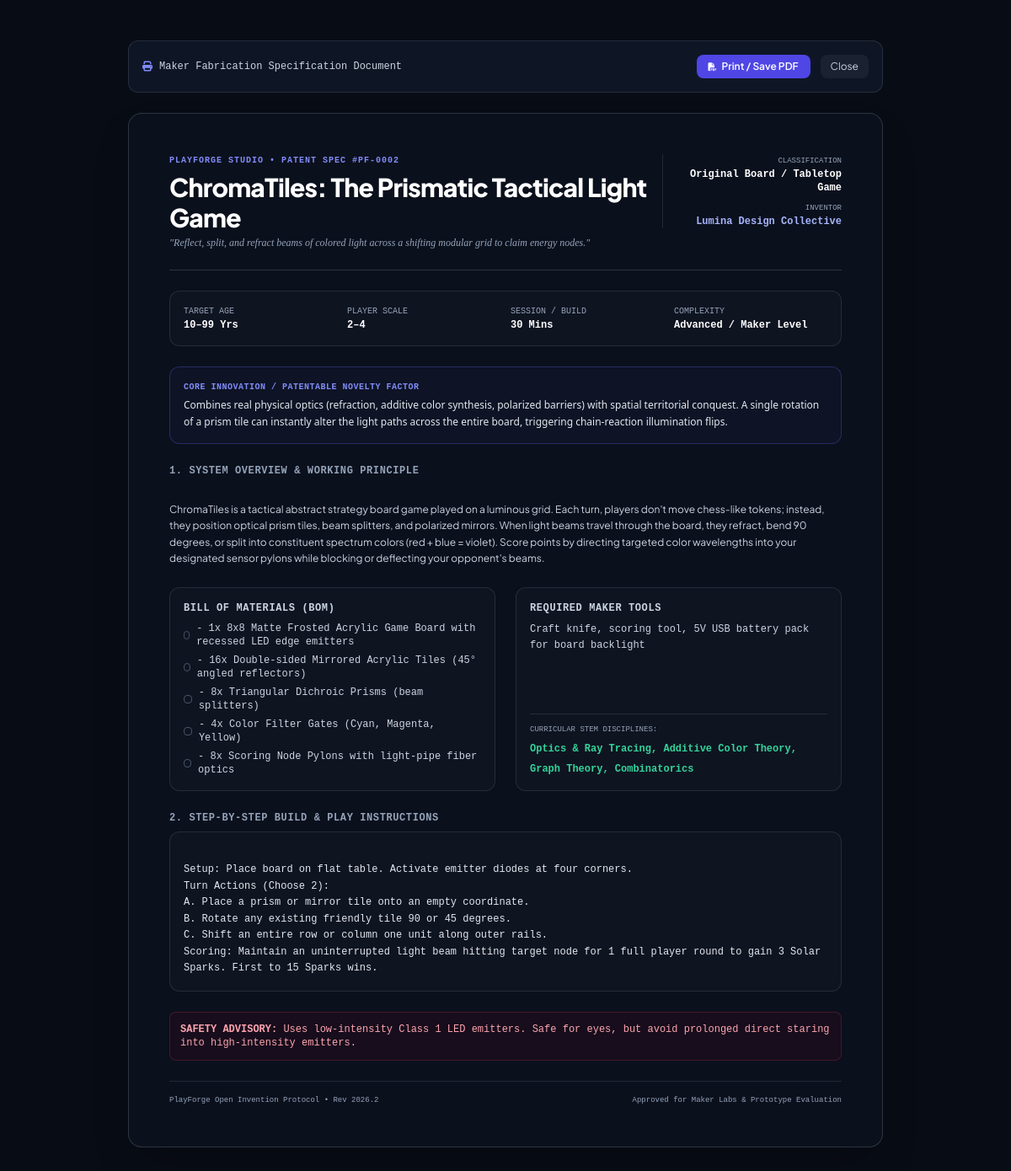
Screenshot of /creations/chromatiles-the-prismatic-tactical-light-game/print/ with the database file from the repository.
### creations/models.py (models this page shows, shortened)
class Creation(models.Model):
    TYPE_CHOICES = [
        ('TOY', 'Unique Toy Concept'),
        ('GAME', 'Original Board / Tabletop Game'),
        ('HYBRID', 'Interactive / Digital-Physical Hybrid'),
    ]
    DIFFICULTY_CHOICES = [
        ('EASY', 'Beginner / Family Friendly'),
        ('MEDIUM', 'Intermediate / Hobbyist'),
        ('ADVANCED', 'Advanced / Maker Level'),
        ('MASTER', 'Master / Engineering Prototype'),
    ]
    PROTOTYPE_CHOICES = [
        ('NONE', 'Blueprint Only'),
        ('MARBLE_RUN', 'Kinetic Contraption Sandbox (Interactive)'),
        ('CHROMA_TILES', 'ChromaTiles Tactical Game (Playable)'),
        ('KINETIC_GEARS', 'Gear Motion Toy Simulator (Interactive)'),
        ('RESONANCE_LAB', 'Acoustic Resonance & Chladni Lab (Interactive)'),
    ]
    title = models.CharField(max_length=200)
    slug = models.SlugField(max_length=220, unique=True, blank=True)
    creation_type = models.CharField(max_length=20, choices=TYPE_CHOICES, default='TOY')
    category = models.ForeignKey(Category, on_delete=models.CASCADE, related_name='creations')
    creator = models.ForeignKey(User, on_delete=models.SET_NULL, null=True, blank=True, related_name='creations')
    creator_name = models.CharField(max_length=100, default='ToySmith Studio')
    tagline = models.CharField(max_length=250, help_text="A catchy one-sentence summary of the toy or game.")
    description = models.TextField(help_text="In-depth conceptual overview and how it works.")
    novelty_factor = models.TextField(help_text="What makes this toy or game fundamentally unique and never seen before?")
    target_age_min = models.PositiveIntegerField(default=6)
    target_age_max = models.PositiveIntegerField(default=99)
    player_count_min = models.PositiveIntegerField(default=1)
    player_count_max = models.PositiveIntegerField(default=4)
    play_time_minutes = models.PositiveIntegerField(default=20, help_text="Estimated play session or build duration in minutes.")
    difficulty = models.CharField(max_length=20, choices=DIFFICULTY_CHOICES, default='MEDIUM')
    materials_needed = models.TextField(help_text="Comma-separated or line-separated list of required parts/materials.")
    tools_required = models.TextField(blank=True, help_text="Tools needed to assemble or craft (e.g., 3D printer, scissors, glue).")
    rules_or_instructions = models.TextField(help_text="Rules of play or step-by-step assembly instructions.")
    safety_advisories = models.TextField(blank=True, default="Contains small components. Not suitable for children under 3 years.")
    stem_fields = models.CharField(max_length=200, default="Physics, Mechanics, Spatial Logic", help_text="Relevant STEM disciplines.")
    prototype_type = models.CharField(max_length=30, choices=PROTOTYPE_CHOICES, default='NONE')
    banner_color = models.CharField(max_length=50, default='from-indigo-600 to-purple-600')
    badge_tag = models.CharField(max_length=50, blank=True, default='Featured Innovation')
    sparks_count = models.PositiveIntegerField(default=0)
    views_count = models.PositiveIntegerField(default=0)
    is_featured = models.BooleanField(default=False)
    created_at = models.DateTimeField(auto_now_add=True)
    updated_at = models.DateTimeField(auto_now=True)
    class Meta:
        ordering = ['-sparks_count', '-created_at']
    def materials_list(self):
        return [m.strip() for m in self.materials_needed.split('\n') if m.strip()]

### creations/views.py (the view)
# urls.py: path('creations/<slug:slug>/print/', views.print_blueprint, name='print_blueprint'),
def print_blueprint(request, slug):
    creation = get_object_or_404(Creation, slug=slug)
    return render(request, 'creations/print_blueprint.html', {'creation': creation})

### templates/creations/print_blueprint.html (shortened to what this page needs)
<!DOCTYPE html>
<html lang="en">
<head>
    <script src="https://cdn.tailwindcss.com"></script>
    <link rel="stylesheet" href="https://cdnjs.cloudflare.com/ajax/libs/font-awesome/6.5.1/css/all.min.css">
</head>
<body class="bg-[#080c15] text-slate-100 p-6 sm:p-12 min-h-screen">
    <div class="max-w-4xl mx-auto mb-6 no-print flex items-center justify-between bg-[#0e1626] p-4 rounded-xl border border-white/10">
        <span class="text-xs font-mono text-slate-300 flex items-center gap-2">
            <i class="fa-solid fa-print text-indigo-400"></i>
            <span>Maker Fabrication Specification Document</span>
        </span>
        <div class="flex items-center gap-3">
            <button onclick="window.print()" class="px-3.5 py-1.5 bg-indigo-600 hover:bg-indigo-500 text-white font-semibold text-xs rounded-lg flex items-center gap-1.5 transition-colors">
                <i class="fa-solid fa-file-pdf text-[10px]"></i>
                <span>Print / Save PDF</span>
            </button>
            <button onclick="window.close()" class="px-3 py-1.5 bg-white/5 hover:bg-white/10 text-slate-300 text-xs rounded-lg">
                Close
            </button>
        </div>
    </div>
    <div class="max-w-4xl mx-auto bg-[#0b101d] border border-white/15 p-8 sm:p-12 rounded-2xl shadow-2xl spec-container">
        <div class="border-b border-white/15 pb-6 mb-6 flex flex-col sm:flex-row sm:items-start justify-between gap-4">
            <div>
                <div class="text-[10px] font-mono tracking-widest uppercase text-indigo-400 font-bold mb-1.5">
                    PlayForge Studio &bull; Patent Spec #PF-{{ creation.id|stringformat:"04d" }}
                </div>
                <h1 class="text-3xl font-extrabold text-white tracking-tight">
                    {{ creation.title }}
                </h1>
                <p class="text-xs text-slate-400 mt-1 italic font-serif">
                    "{{ creation.tagline }}"
                </p>
            </div>
            <div class="sm:text-right sm:border-l border-white/10 sm:pl-6 text-xs font-mono">
                <div class="text-slate-400 uppercase text-[9px]">Classification</div>
                <div class="font-bold text-white">{{ creation.get_creation_type_display }}</div>
                <div class="text-slate-400 uppercase text-[9px] mt-2">Inventor</div>
                <div class="font-bold text-indigo-300">{{ creation.creator_name }}</div>
            </div>
        </div>
        <div class="grid grid-cols-2 sm:grid-cols-4 gap-3 p-4 bg-white/[0.02] border border-white/10 rounded-xl mb-6 text-xs font-mono">
            <div>
                <span class="text-slate-400 text-[10px] block uppercase">Target Age</span>
                <span class="font-bold text-white">{{ creation.target_age_min }}–{{ creation.target_age_max }} Yrs</span>
            </div>
            <div>
                <span class="text-slate-400 text-[10px] block uppercase">Player Scale</span>
                <span class="font-bold text-white">{{ creation.player_count_min }}–{{ creation.player_count_max }}</span>
            </div>
            <div>
                <span class="text-slate-400 text-[10px] block uppercase">Session / Build</span>
                <span class="font-bold text-white">{{ creation.play_time_minutes }} Mins</span>
            </div>
            <div>
                <span class="text-slate-400 text-[10px] block uppercase">Complexity</span>
                <span class="font-bold text-white">{{ creation.get_difficulty_display }}</span>
            </div>
        </div>
        <div class="p-4 rounded-xl border border-indigo-500/30 bg-indigo-500/[0.04] mb-6">
            <div class="text-[10px] font-mono font-bold text-indigo-400 uppercase tracking-wider mb-1">
                Core Innovation / Patentable Novelty Factor
            </div>
            <p class="text-xs text-slate-200 leading-relaxed font-sans">
                {{ creation.novelty_factor }}
            </p>
        </div>
        <div class="mb-6">
            <h3 class="text-xs font-mono uppercase tracking-wider text-slate-400 font-bold mb-2">
                1. System Overview & Working Principle
            </h3>
            <p class="text-xs text-slate-300 leading-relaxed whitespace-pre-line">
                {{ creation.description }}
            </p>
        </div>
        <div class="grid grid-cols-1 md:grid-cols-2 gap-6 mb-6">
            <div class="p-4 rounded-xl bg-white/[0.02] border border-white/10">
                <h3 class="text-xs font-mono uppercase tracking-wider text-slate-300 font-bold mb-2">
                    Bill of Materials (BOM)
                </h3>
                <ul class="text-xs text-slate-300 space-y-1.5 font-mono">
                    {% for mat in creation.materials_list %}
                    <li class="flex items-center gap-2">
                        <span class="w-2.5 h-2.5 rounded border border-slate-600 inline-block"></span>
                        <span>{{ mat }}</span>
                    </li>
                    {% endfor %}
                </ul>
            </div>
            <div class="p-4 rounded-xl bg-white/[0.02] border border-white/10 flex flex-col justify-between">
                <div>
                    <h3 class="text-xs font-mono uppercase tracking-wider text-slate-300 font-bold mb-2">
                        Required Maker Tools
                    </h3>
                    <p class="text-xs text-slate-300 leading-relaxed font-mono">
                        {{ creation.tools_required|default:"Standard hand tools & workbench" }}
                    </p>
                </div>
                <div class="pt-3 border-t border-white/10 mt-4">
                    <span class="text-[9px] font-mono text-slate-400 block uppercase">Curricular STEM Disciplines:</span>
                    <span class="text-xs font-mono text-emerald-400 font-bold">{{ creation.stem_fields }}</span>
                </div>
            </div>
        </div>
        <div class="mb-6">
            <h3 class="text-xs font-mono uppercase tracking-wider text-slate-400 font-bold mb-2">
                2. Step-by-Step Build & Play Instructions
            </h3>
            <div class="p-4 rounded-xl bg-white/[0.02] border border-white/10 text-xs text-slate-200 leading-relaxed font-mono whitespace-pre-line">
                {{ creation.rules_or_instructions }}
            </div>
        </div>
        <div class="p-3 rounded-lg border border-rose-500/20 bg-rose-950/20 text-xs text-rose-300 font-mono mb-6">
            <strong>SAFETY ADVISORY:</strong> {{ creation.safety_advisories }}
        </div>
        <div class="border-t border-white/10 pt-4 flex items-center justify-between text-[9px] font-mono text-slate-400">
            <div>PlayForge Open Invention Protocol &bull; Rev 2026.2</div>
            <div>Approved for Maker Labs & Prototype Evaluation</div>
        </div>
    </div>
</body>
</html>

### templates/creations/print_blueprint.html (style rules this page uses)
body { font-family: 'Plus Jakarta Sans', sans-serif; }

### rows the page displays
Creation: id "0002", title "ChromaTiles: The Prismatic Tactical Light Game", tagline "Reflect, split, and refract beams of colored light across a shifting modular grid to claim energy nodes.", creation_type "Original Board / Tabletop Game", creator_name "Lumina Design Collective", target_age_min "10", target_age_max "99", player_count_min "2", player_count_max "4", play_time_minutes "30", difficulty "Advanced / Maker Level", novelty_factor "Combines real physical optics (refraction, additive color synthesis, polarized barriers) with spatial territorial conquest. A single rotation of a prism tile can instantly alter the light paths across the entire board, triggering chain-reaction illumination flips.", description "ChromaTiles is a tactical abstract strategy board game played on a luminous grid. Each turn, players don't move chess-like tokens; instead, they position optical prism tiles, beam splitters, and polarized mirrors. When light beams travel through the board, they refract, bend 90 degrees, or split into constituent spectrum colors (red + blue = violet). Score points by directing targeted color wavelengths into your designated sensor pylons while blocking or deflecting your opponent's beams.", tools_required "Craft knife, scoring tool, 5V USB battery pack for board backlight", stem_fields "Optics & Ray Tracing, Additive Color Theory, Graph Theory, Combinatorics", rules_or_instructions "Setup: Place board on flat table. Activate emitter diodes at four corners. Turn Actions (Choose 2): A. Place a prism or mirror tile onto an empty coordinate. B. Rotate any existing friendly tile 90 or 45 degrees. C. Shift an entire row or column one unit along outer rails. Scoring: Maintain an uninterrupted light beam hitting target node for 1 full player round to gain 3 Solar Sparks. First to 15 Sparks wins.", safety_advisories "Uses low-intensity Class 1 LED emitters. Safe for eyes, but avoid prolonged direct staring into high-intensity emitters."

### other values shown
{{ mat }} "- 1x 8x8 Matte Frosted Acrylic Game Board with recessed LED edge emitters" "- 16x Double-sided Mirrored Acrylic Tiles (45° angled reflectors)" "- 8x Triangular Dichroic Prisms (beam splitters)" "- 4x Color Filter Gates (Cyan, Magenta, Yellow)" "- 8x Scoring Node Pylons with light-pipe fiber optics"
